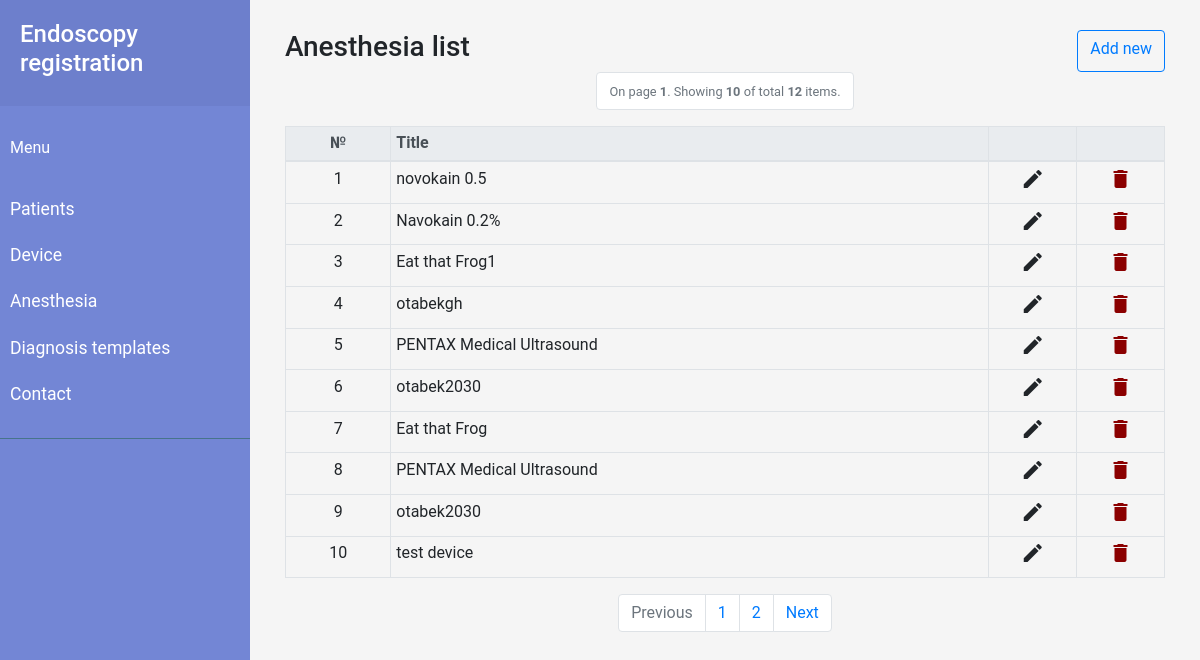
The app's page /templates/anesthesia with its own data.
### endostemplates/models.py (models this page shows, shortened)
class Anesthesia(models.Model):
    name = models.CharField(max_length=255)

### endostemplates/views.py (the view)
# urls.py: path('anesthesia', views.AnesthesiaView.as_view(), name='anesthesia_page'),
class AnesthesiaView(generic.ListView):
    template_name = 'anesthesia_list.html'
    paginate_by = 10
    def get_queryset(self):
        return Anesthesia.objects.all()

### endostemplates/templates/anesthesia_list.html (shortened to what this page needs)
{% extends 'base.html' %}
{% block content_list %}
<div class="col-12">
<div style="display: flex; justify-content: space-between; margin-top: 10px;">
    <p class="h3">Anesthesia list</p>
    <a href="{% url 'endostemplates:anesthesia_new' %}" class="btn btn-outline-primary"> Add new </a>
</div>
<nav aria-label="Page navigation example">
    <ul class="pagination justify-content-center pagination">
        <li class="page-item disabled">
            <a class="page-link" href="#" tabindex="-1"><small>On page <strong>{{ page_obj.number }}</strong>. Showing <strong>{{ page_obj.object_list.count }}</strong> of total <strong>{{ page_obj.paginator.count }}</strong> items.</small></a>
        </li>
    </ul>
</nav>
    <table class="table table-bordered table-sm">
      <thead class="thead-light">
        <tr>
          <th scope="col" class="text-center">№</th>
          <th scope="col">Title</th>
          <th></th>
          <th></th>
        </tr>
      </thead>
      <tbody>
    {% for instance in object_list %}
        <tr>
             <td class="text-center" style="width: 12%;">{{ forloop.counter0|add:page_obj.start_index }}</td>
             <td> <a href='{% url 'endostemplates:anesthesia_update' instance.id %}'>{{ instance.name }}</a> </td>
             <td style="text-align: center; width: 10%;"> <a href="{% url 'endostemplates:anesthesia_update' instance.id %}"><i class="material-icons">&#xE254;</i></a> </td>
             <td style="text-align: center; width: 10%;"> <a href="{% url 'endostemplates:anesthesia_delete' instance.id %}" style="color: darkred"><i class="material-icons">&#xE872;</i></a> </td>
        </tr>
    {% endfor %}
      </tbody>
    </table>
{% if is_paginated %}
<nav aria-label="Page navigation example">
    <ul class="pagination justify-content-center pagination">
        {% if page_obj.has_previous %}
          <!-- If it ain't a search result display, don't append the search query
               to the URL. -->
          {% if not search %}
          <li class="page-item">
              <a class="page-link" href="{% url 'endostemplates:anesthesia_page' %}?page={{ page_obj.previous_page_number }}" tabindex="-1">Previous</a>
          </li>
          {% else %}
          <!-- Append the searched query to the URL, so that on a search results page,
               the pagination don't revert to listing all the listview items. -->
            <li class="page-item">
              <a class="page-link" href="{% url 'endostemplates:anesthesia_page' %}?{{search}}&page={{ page_obj.previous_page_number }}" tabindex="-1">Previous</a>
          </li>
          {% endif %}
        {% else %}
        <li class="page-item disabled">
            <a class="page-link" href="#" tabindex="-1">Previous</a>
        </li>
        {% endif %}
        {% for object in page_obj.paginator.page_range %}
            <li class="page-item"><a class="page-link" href="{% url 'endostemplates:anesthesia_page' %}?page={{ forloop.counter }}">{{ forloop.counter }}</a></li>
        {% endfor %}
        {% if page_obj.has_next %}
          {% if not search %}
          <li class="page-item">
              <a class="page-link" href="{% url 'endostemplates:anesthesia_page' %}?page={{ page_obj.next_page_number }}">Next</a>
          </li>
          {% else %}
            <li class="page-item">
              <a class="page-link" href="{% url 'endostemplates:anesthesia_page' %}?{{search}}&page={{ page_obj.next_page_number }}">Next</a>
          </li>
          {% endif %}
        {% else %}
        <li class="page-item disabled">
            <a class="page-link" href="#">Next</a>
        </li>
        {% endif %}
    </ul>
</nav>
{% endif %}
</div>
{% endblock %}

### static/css/style.css (style rules this page uses)
body { font-family: 'Roboto', sans-serif; background: #fafafa; }
a, a:hover, a:focus { color: inherit; text-decoration: none; transition: all 0.3s; }

### records on screen
Anesthesia: name "novokain 0.5"
Anesthesia: name "Navokain 0.2%"
Anesthesia: name "Eat that Frog1"
Anesthesia: name "otabekgh"
Anesthesia: name "PENTAX Medical Ultrasound"
Anesthesia: name "otabek2030"
Anesthesia: name "Eat that Frog"
Anesthesia: name "PENTAX Medical Ultrasound"
Anesthesia: name "otabek2030"
Anesthesia: name "test device"

### other values on screen
{{ page_obj.number }} "1"
{{ page_obj.object_list.count }} "10"
{{ page_obj.paginator.count }} "12"
